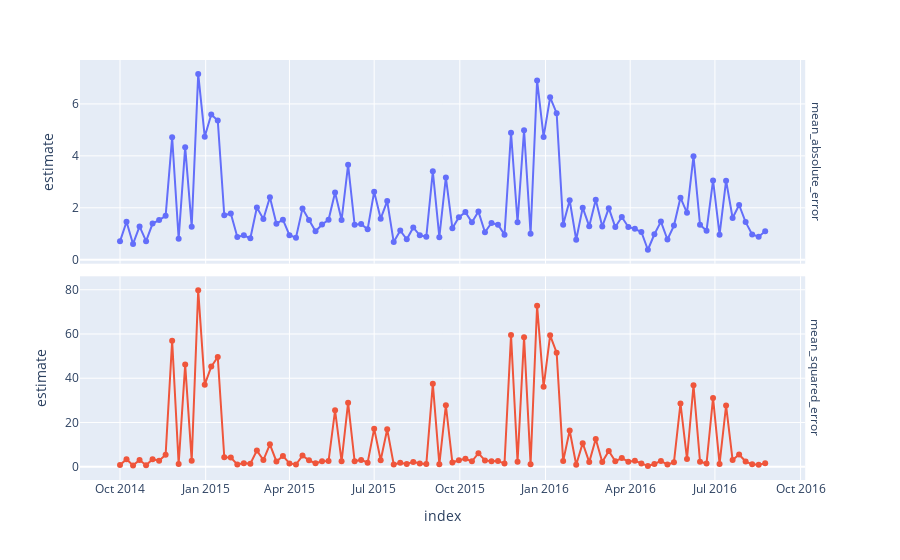

This figure's notebook cell:
### Code cell
monitor_plot = vetiver.plot_metrics(m)
monitor_plot.update_yaxes(matches=None)
monitor_plot.show()
